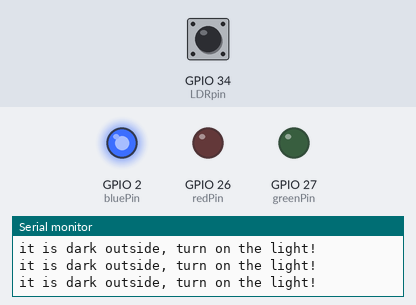
Simulated run of this sketch. Board: ESP32. Shown: output pins drawn as LEDs (lit = HIGH), the last lines printed to the serial monitor. Dashed ring = blinking. The inputs (shaded band) are chosen by the test bench; at power-on: GPIO 34 (LDRpin) LOW.

Above: at 1.2 s.
1.3 s: GPIO 34 (LDRpin) driven HIGH
At 1.8 s:
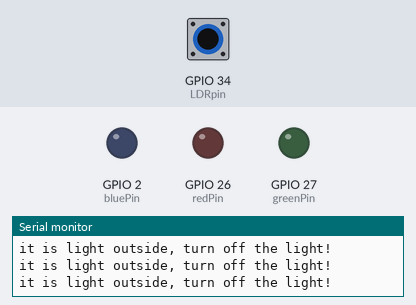
2.8 s: GPIO 34 (LDRpin) driven LOW
At 4.0 s:
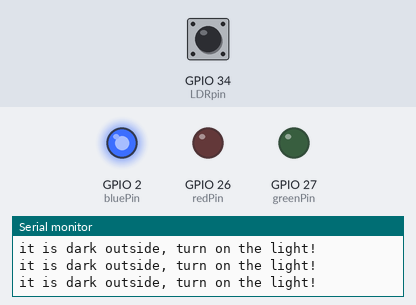
5.8 s: GPIO 34 (LDRpin) pulsed HIGH 5 times (0.12 s each, 0.3 s apart)
At 6.02 s:
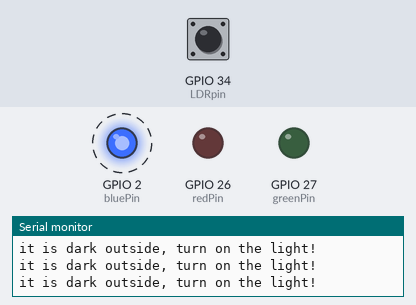
10.3 s: GPIO 34 (LDRpin) pulsed HIGH 2 times (0.12 s each, 0.3 s apart)
At 11.7 s:
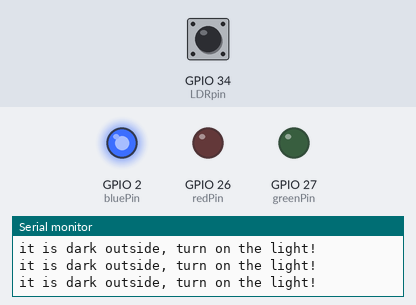
Timing chart, 0 to 13.3 s (numbered marks = the images above; inputs shaded):
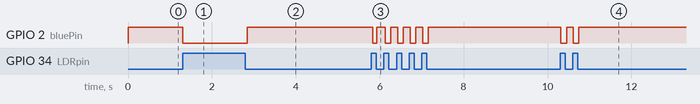

Measured:
- after the input at 1.3 s, GPIO 2 (bluePin): HIGH → LOW at once
- after the input at 2.8 s, GPIO 2 (bluePin): LOW → HIGH at once
- after the input at 5.8 s, GPIO 2 (bluePin): alternates HIGH for 0.17 s and LOW for 0.13 s, 10 changes in all, then stays HIGH, starting at once
- after the input at 10.3 s, GPIO 2 (bluePin): alternates HIGH for 0.17 s and LOW for 0.13 s, 4 changes in all, then stays HIGH, starting at once

The sketch:

ExperimentThree.ino
```cpp
const int redPin = 26;
const int greenPin = 27;
const int bluePin = 2;

const int LDRpin = 34;

void setup() {
  // Initialize all LEDs as output
  pinMode(redPin, OUTPUT);
  pinMode(greenPin, OUTPUT);
  pinMode(bluePin, OUTPUT);

  // Init LDR pin
  pinMode(LDRpin, INPUT);

  // Turn all LEDs off initially
  digitalWrite(redPin, LOW);
  digitalWrite(greenPin, LOW);
  digitalWrite(bluePin, LOW);

  // serial init
  Serial.begin(9600);
}

void loop()
{
  // check if there is light (high signal)
  if (digitalRead(LDRpin) == HIGH)
  {
    // Turn off all leds
    digitalWrite(redPin, LOW);
    digitalWrite(greenPin, LOW);
    digitalWrite(bluePin, LOW);

    Serial.println("it is light outside, turn off the light!");
  }
  else
  {
    // Turn on blue LED and turn off the others
    digitalWrite(redPin, LOW);
    digitalWrite(greenPin, LOW);
    digitalWrite(bluePin, HIGH);

    Serial.println("it is dark outside, turn on the light!");
  }
}
```
